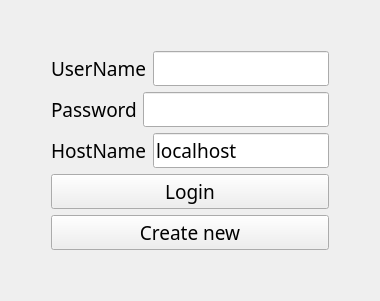
      <widget class="QWidget" name="pageLogin">
       <layout class="QGridLayout" name="gridLayout">
        <item row="0" column="1">
         <spacer name="verticalSpacer_2">
          <property name="font">
           <font>
            <family>Vazir Code</family>
            <pointsize>14</pointsize>
           </font>
          </property>
          <property name="orientation">
           <enum>Qt::Orientation::Vertical</enum>
          </property>
          <property name="sizeHint" stdset="0">
           <size>
            <width>20</width>
            <height>40</height>
           </size>
          </property>
         </spacer>
        </item>
        <item row="2" column="0">
         <spacer name="horizontalSpacer_2">
          <property name="font">
           <font>
            <family>Vazir Code</family>
            <pointsize>14</pointsize>
           </font>
          </property>
          <property name="orientation">
           <enum>Qt::Orientation::Horizontal</enum>
          </property>
          <property name="sizeHint" stdset="0">
           <size>
            <width>40</width>
            <height>20</height>
           </size>
          </property>
         </spacer>
        </item>
        <item row="2" column="2">
         <spacer name="horizontalSpacer">
          <property name="font">
           <font>
            <family>Vazir Code</family>
            <pointsize>14</pointsize>
           </font>
          </property>
          <property name="orientation">
           <enum>Qt::Orientation::Horizontal</enum>
          </property>
          <property name="sizeHint" stdset="0">
           <size>
            <width>40</width>
            <height>20</height>
           </size>
          </property>
         </spacer>
        </item>
        <item row="1" column="1">
         <layout class="QHBoxLayout" name="horizontalLayout">
          <item>
           <widget class="QLabel" name="label">
            <property name="font">
             <font>
              <family>Vazir Code</family>
              <pointsize>14</pointsize>
             </font>
            </property>
            <property name="text">
             <string>UserName</string>
            </property>
           </widget>
          </item>
          <item>
           <widget class="QLineEdit" name="edtUsername">
            <property name="font">
             <font>
              <family>Vazir Code</family>
              <pointsize>14</pointsize>
             </font>
            </property>
            <property name="text">
             <string/>
            </property>
           </widget>
          </item>
         </layout>
        </item>
        <item row="2" column="1">
         <layout class="QHBoxLayout" name="horizontalLayout_2">
          <item>
           <widget class="QLabel" name="label_2">
            <property name="font">
             <font>
              <family>Vazir Code</family>
              <pointsize>14</pointsize>
             </font>
            </property>
            <property name="text">
             <string>Password</string>
            </property>
           </widget>
          </item>
          <item>
           <widget class="QLineEdit" name="edtPassword">
            <property name="font">
             <font>
              <family>Vazir Code</family>
              <pointsize>14</pointsize>
             </font>
            </property>
            <property name="text">
             <string/>
            </property>
            <property name="echoMode">
             <enum>QLineEdit::EchoMode::Password</enum>
            </property>
           </widget>
          </item>
         </layout>
        </item>
        <item row="6" column="1">
         <spacer name="verticalSpacer">
          <property name="font">
           <font>
            <family>Vazir Code</family>
            <pointsize>14</pointsize>
           </font>
          </property>
          <property name="orientation">
           <enum>Qt::Orientation::Vertical</enum>
          </property>
          <property name="sizeHint" stdset="0">
           <size>
            <width>20</width>
            <height>40</height>
           </size>
          </property>
         </spacer>
        </item>
        <item row="4" column="1">
         <widget class="QPushButton" name="btnLogin">
          <property name="minimumSize">
           <size>
            <width>0</width>
            <height>0</height>
           </size>
          </property>
          <property name="baseSize">
           <size>
            <width>0</width>
            <height>0</height>
           </size>
          </property>
          <property name="font">
           <font>
            <family>Vazir Code</family>
            <pointsize>14</pointsize>
           </font>
          </property>
          <property name="text">
           <string>Login</string>
          </property>
         </widget>
        </item>
        <item row="3" column="1">
         <layout class="QHBoxLayout" name="horizontalLayout_3">
          <item>
           <widget class="QLabel" name="label_3">
            <property name="font">
             <font>
              <family>Vazir Code</family>
              <pointsize>14</pointsize>
             </font>
            </property>
            <property name="text">
             <string>HostName</string>
            </property>
           </widget>
          </item>
          <item>
           <widget class="QLineEdit" name="edtHostname">
            <property name="font">
             <font>
              <family>Vazir Code</family>
              <pointsize>14</pointsize>
             </font>
            </property>
            <property name="text">
             <string>localhost</string>
            </property>
           </widget>
          </item>
         </layout>
        </item>
        <item row="5" column="1">
         <widget class="QPushButton" name="btnCreateUser">
          <property name="minimumSize">
           <size>
            <width>0</width>
            <height>0</height>
           </size>
          </property>
          <property name="baseSize">
           <size>
            <width>0</width>
            <height>0</height>
           </size>
          </property>
          <property name="font">
           <font>
            <family>Vazir Code</family>
            <pointsize>14</pointsize>
           </font>
          </property>
          <property name="styleSheet">
           <string notr="true"/>
          </property>
          <property name="text">
           <string>Create new</string>
          </property>
         </widget>
        </item>
       </layout>
      </widget>
